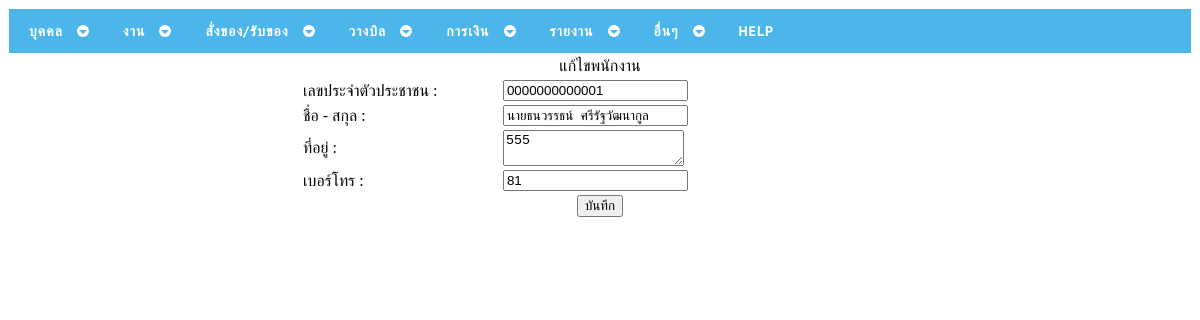
Page /empupdate.php?txtempid=0000000000001 on the committed database.
### tables this page shows
CREATE TABLE `employee` (
  `EmID` varchar(13) NOT NULL,
  `EmName` varchar(50) NOT NULL,
  `EmAddress` varchar(100) DEFAULT NULL,
  `EmTel` varchar(10) DEFAULT NULL
);

### empupdate.php (the view, shortened to what this page needs)
<?php
$EmpID = $_GET['txtempid'];
?>
<!DOCTYPE html PUBLIC "-//W3C//DTD XHTML 1.0 Transitional//EN" "http://www.w3.org/TR/xhtml1/DTD/xhtml1-transitional.dtd">
<html xmlns="http://www.w3.org/1999/xhtml">
<head>
<?php include("cssmenu/head.php"); ?>
</head>
<body>
<table width="100%" border="0" bordercolor="#0000FF" style="border-collapse:collapse;">
  <tr>
    <td><?php include("cssmenu/menu.php"); ?></td>
  </tr>
  <tr>
    <td></td>
  </tr>
  <tr>
    <td><div align="center">แก้ไขพนักงาน</div></td>
  </tr>
  <tr>
    <td><div align="center">
        <table width="600" border="0">
        <form id="form1" name="form1" method="post" action="empupdate1.php">
<?php
  $objQuery = mysql_query("SELECT * FROM  employee Where EmID = '".$EmpID."'") or die ("Error Query [".$strSQL."]");
  $objResult = mysql_fetch_array($objQuery);
?>
        <tr>
          <td width="200">เลขประจำตัวประชาชน : </td>
          <td width="400"><input type="text" name="EmpID" value="<?php echo $objResult["EmID"] ?>" readonly="readonly"/></td>
        </tr>
        <tr>
          <td>ชื่อ - สกุล : </td>
          <td><input type="text" name="EmpName" value="<?php echo $objResult["EmName"] ?>" /></td>
        </tr>
        <tr>
          <td>ที่อยู่ : </td>
          <td><textarea name="EmpAddress" value="" /><?php echo $objResult["EmAddress"] ?></textarea></td>
        </tr>
        <tr>
          <td>เบอร์โทร : </td>
          <td><input type="text" name="EmpTel" value="<?php echo $objResult["EmTel"] ?>" /></td>
        </tr>
        <tr>
          <td colspan="2"><div align="center"><input type="submit" name="Submit" value="บันทึก" /></div></td>
        </tr>
        </form>
         </table>
      </div>
    </td>
  </tr>
  <tr>
    <td>&nbsp;</td>
  </tr>
  <tr>
    <td>&nbsp;</td>
  </tr>
  <tr>
    <td>&nbsp;</td>
  </tr>
</table>
</body>
</html>

### rows in the picture
employee: EmpID "0000000000001", EmpName "นายธนวรรธน์ ศรีรัฐวัฒนากูล", EmpAddress "555", EmpTel "81"
